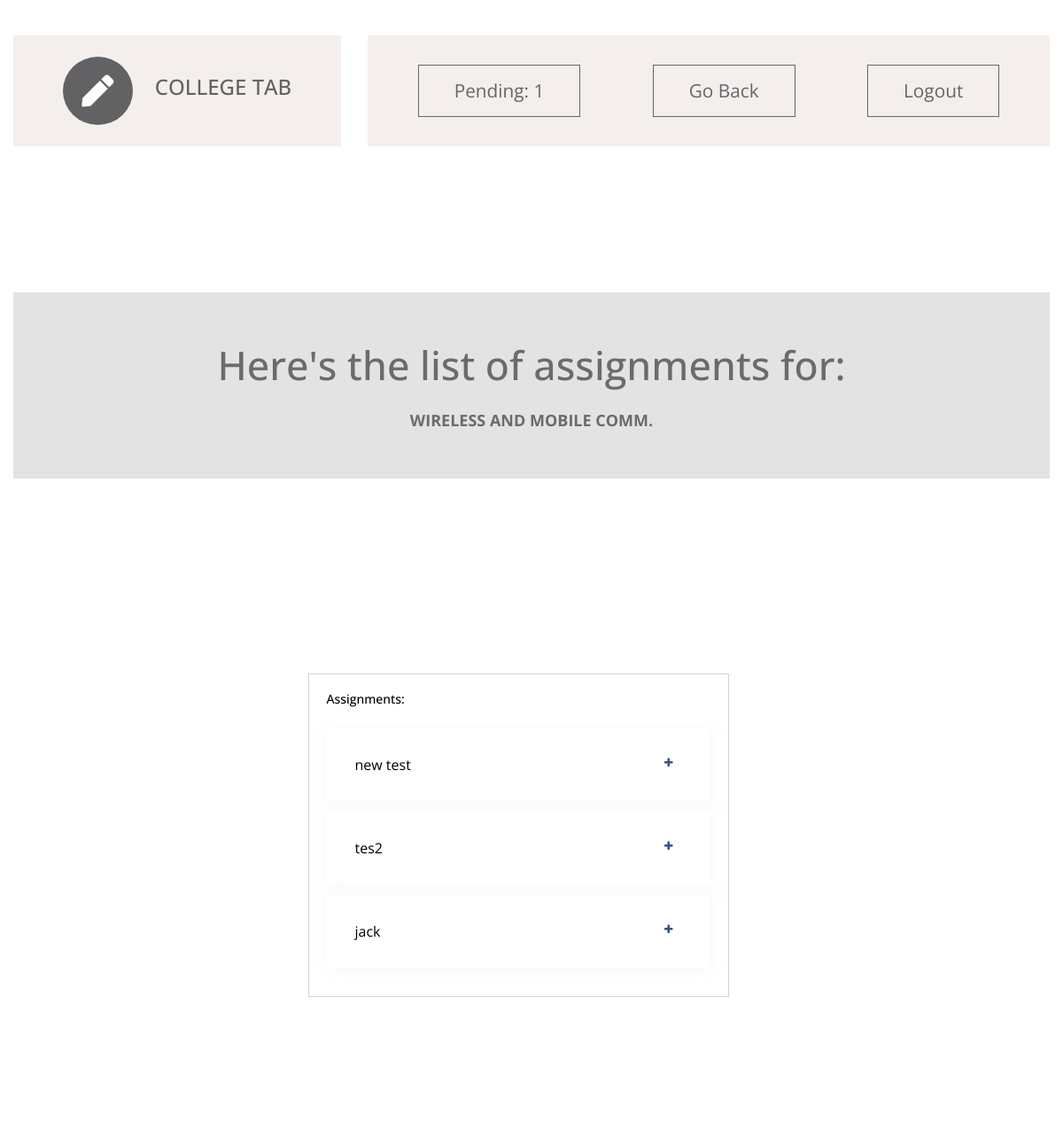
Before: /s_dashboard/s_sub_assign/0103IT181055/IT-602 (signed in) with the older database file.
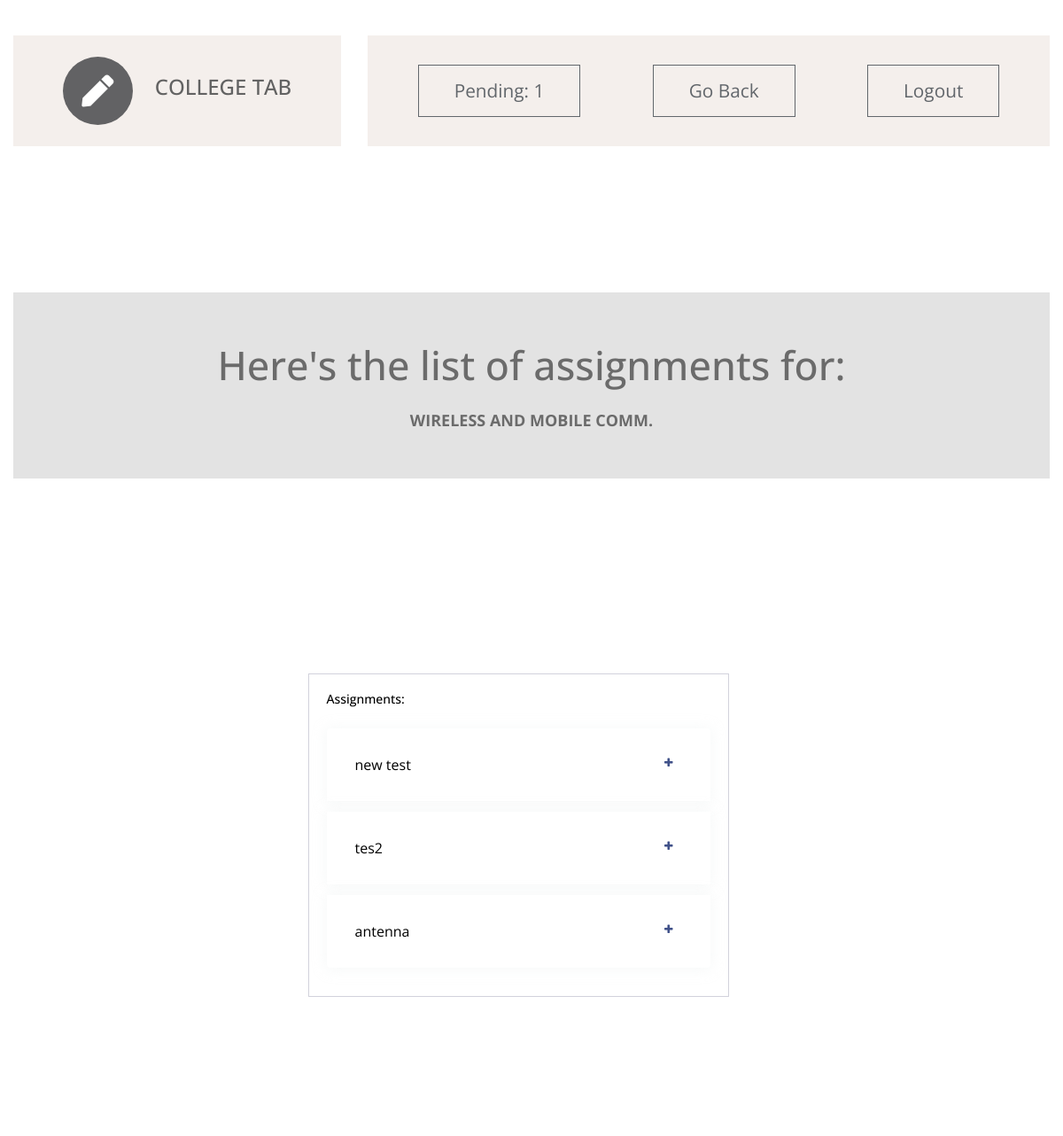
After: the same page with the newer database file.
### ctapp/models.py (models this page shows, shortened)
class subject(models.Model):
    subject_code = models.CharField(max_length = 8,primary_key = True)
    name = models.CharField(max_length = 30)
    branch = models.CharField(max_length=20, choices=BRANCH_CHOICES, default='IT')
    sem = models.CharField(max_length = 20,choices = SEMESTER_CHOICES,default = '6')

class assignment(models.Model):
    c_id  = models.ForeignKey(Class,on_delete=models.CASCADE)       #class id
    s_id = models.ForeignKey(subject,on_delete=models.CASCADE)  #subject id
    t_id = models.ForeignKey(teacher,on_delete=models.CASCADE)  #teacher id
    topic = models.CharField(max_length=50)
    last_date = models.DateField()
    assignfile = models.FileField(upload_to=get_directory_for_assignment_details,default="p.pdf")

### ctapp/views.py (the view)
# urls.py: path('s_sub_assign/<str:id>/<str:sub_id>', views.student_subject_assign, name='s_subject_assignment_list'),
@login_required(login_url='s_login/')
def student_subject_assign(request,id,sub_id):           # to list assignements given subject and class
    template = loader.get_template('student_dashboard_subject_assignments.html')
    current_student = student.objects.get(enrollment_number=id)
    current_subject = subject.objects.get(subject_code=sub_id)
    assignment = get_assignments(current_student,current_subject)
    if assignment:
         context = {'student':current_student,'assignment_list':assignment,'subject':current_subject,'error':''}
    else:
        error="No teacher is assigned for this subject yet."
        context={'error':error,'student':current_student,'subject':current_subject}
    return HttpResponse(template.render(context, request))

### ctapp/views.py (called while the page is built)
def get_assignments(student,subject):
    sem = student.sem
    sec = student.sec
    try:
        curr_class = Class.objects.filter(sem=sem).get(sec=sec)
        curr_teacher = teacher_assign.objects.filter(c_id=curr_class).get(s_id=subject)
        return assignment.objects.filter(c_id=curr_class).filter(s_id=subject)
    except assignment.DoesNotExist:
        return 'No assignments'.list()
    except teacher_assign.DoesNotExist:
        return False

### ctapp/templates/student_dashboard_subject_assignments.html (shortened to what this page needs)
<!DOCTYPE html>
<html lang="en">
{% load static %}
  <head>
    <link rel="stylesheet" href="{% static 'css/all.min.css' %}" />
    <link rel="stylesheet" href="{% static 'css/bootstrap.min.css' %}" />
    <link rel="stylesheet" href="{% static 'css/templatemo-style.css' %}" />
    <link rel="stylesheet" href='https://cdnjs.cloudflare.com/ajax/libs/font-awesome/4.0.3/css/font-awesome.css' />
  </head>
  <body id="assignmentPage">
    <div class="parallax-window" data-parallax="scroll" data-image-src="{% static 'img/std_assignments.jpg' %}">
      <div class="container-fluid">
        <div class="row tm-brand-row">
          <div class="col-lg-4 col-11">
            <div class="tm-brand-container tm-bg-white-transparent">
              <i class="fas fa-2x fa-pen tm-brand-icon"></i>
              <div class="tm-brand-texts">
                <h1 class="text-uppercase tm-brand-name">College Tab</h1>
              </div>
            </div>
          </div>
          <div class="col-lg-8 col-1">
            <div class="tm-nav">
              <nav
                class="navbar navbar-expand-lg navbar-light tm-bg-white-transparent tm-navbar">
                <div class="collapse navbar-collapse" id="navbarNav">
                  <ul class="navbar-nav">
                    <li class="nav-item">
                      <a href="#assignments" class="btn btn-outline-dark">Pending: 1</a>
                    </li>
                    <li class="nav-item">
                      <a href="{% url 'student:s_db' student.enrollment_number %}" class="btn btn-outline-dark">Go Back</a>
                    </li>
                    <li class="nav-item">
                      <a class="btn btn-outline-dark" href="{% url 's_logout' %}">Logout</a>
                    </li>
                  </ul>
                </div>
              </nav>
            </div>
          </div>
        </div>
        <section class="row" id="tmServices">
            <div class="col-12">
               <div class="parallax-window tm-services-parallax-header tm-testimonials-parallax-header"
                    data-parallax="scroll"
                    data-z-index="101"
                    data-image-src="{% static 'img/colors.jpg' %}">
                    <div class="text-center tm-services-header tm-testimonials-header" style="background-color:#E3E3E3";>
                       <h2 class="tm-services-page-title tm-testimonials-page-title">Here's the list of assignments for:</h2>
                       <p class="tm-services-description mb-0">
                           <b>{{subject.name}}  </b>
                       </p>
                   </div>
               </div>
            </div>
            <div class="page-content page-container" id="page-content">
              <div class="padding">
                  <div class="row container d-flex justify-content-center">
                      <div class="col-lg-6 grid-margin stretch-card">
                          <div class="card">
                              <div class="card-body">
                                  <h4 class="card-title">Assignments:</h4>
                                  <div class="mt-4">
                                      <div class="accordion" id="accordion" role="tablist">
                                        {% for a in assignment_list %}
                                          <div class="card">
                                              <div class="card-header" role="tab" id="heading-1">
                                                  <h6 class="mb-0"><a data-toggle="collapse" href="#open" aria-expanded="false" aria-controls="collapse-1" data-abc="true" class="collapsed">{{a.topic}}</a></h6>
                                              </div>
                                          </div>
                                          {% endfor %}
                                      </div>
                                  </div>
                              </div>
                          </div>
                      </div>
                  </div>
              </div>
          </div>
         <footer class="row">
            <p class="col-12 text-white text-center tm-copyright-text">
            </p>
          </footer>
        </div>
      </div>
    </body>
  </html>

### ctapp/static/css/templatemo-style.css (style rules this page uses)
html { scroll-behavior: smooth; }
body { font-family: "Open Sans", Arial, Helvetica, sans-serif; font-size: 18px; font-weight: 400; color: #6b6b6b; overflow-x: hidden; }
a, button { transition: all 0.3s ease; }
.container-fluid { max-width: 1310px; }
.parallax-window { min-height: 1100px; background: transparent; }
.tm-bg-white-transparent { background-color: rgba(255, 255, 255, 0.8); }
.tm-brand-row { align-items: center; padding-top: 40px; padding-bottom: 28px; }
.tm-brand-container { max-width: 500px; height: 125px; display: flex; align-items: center; justify-content: center; }
.tm-brand-icon { width: 79px; height: 77px; display: flex; align-items: center; justify-content: center; background-color: #333436; color: white; border-radius: 50%; margin-right: 25px; }
.tm-brand-name { font-size: 1.5rem; color: #333333; }
.tm-navbar { max-width: 840px;min-height: 125px;justify-content:; }
.tm-navbar .navbar-nav { width: 100%; display: flex; align-items: center; justify-content: space-around; }
.nav-item { position: relative; }
.btn { border-radius: 0; padding: 13px 40px; font-size: 1.3rem; }
p { line-height: 1.7; }
.tm-copyright-text { font-size: 1rem; padding-top: 50px; padding-bottom: 45px; }
.tm-bg-white-transparent { background-color: #F2EBE7;; opacity: 0.77; color: #F4F3F2; font-weight: bold; }
.text-center { align-self: center; }
.padding { padding: 5rem }
.page-content { height:500px; width:1260px; color:black; opacity: 1; }
.card { box-shadow: none; -webkit-box-shadow: none; -moz-box-shadow: none; -ms-box-shadow: none }
.card { position: relative; display: flex; flex-direction: column; min-width: 0; word-wrap: break-word; background-color: #fff; background-clip: border-box; border: 1px solid #d2d2dc; border-radius: 0 }
.card .card-title { color: #000000; margin-bottom: 0.625rem; text-transform: capitalize; font-size: 0.875rem; font-weight: 500 }
.accordion .card:first-of-type { border-bottom: 0; border-bottom-right-radius: 0; border-bottom-left-radius: 0 }
.accordion .card { margin-bottom: .75rem; box-shadow: 0px 1px 15px 1px rgba(230, 234, 236, 0.35); border-radius: .25rem; border: none }
.accordion .card .card-header { background-color: transparent; border: none; padding: 2rem }
.card-header:first-child { border-radius: calc(0.25rem - 1px) calc(0.25rem - 1px) 0 0 }
.accordion .card .card-header * { font-weight: 400; font-size: 1rem }
.mb-0, .my-0 { margin-bottom: 0 !important }
.accordion .card .card-header a { display: block; color: inherit; text-decoration: none; font-size: inherit; position: relative; -webkit-transition: color 0.5s ease; -moz-transition: color 0.5s ease; -ms-transition: color 0.5s ease; -o-transition: color 0.5s ease; transition: color 0.5s ease; padding-right: 1.5rem }
.accordion .card .card-header a[aria-expanded="false"]:before { content: "\f067" }
.accordion .card .card-header a:before { position: absolute; right: 7px; top: 0; font-size: 18px; display: block; font-family: FontAwesome; display: inline-block; padding-right: 3px; font-size: .756em; color: #405189 }
.tm-services-parallax-header { min-height: 700px; display: flex; align-items: center; margin-top: 42px; margin-bottom: 22px; }
.tm-services-header { position: relative; z-index: 102; width: 100%; padding: 85px 15px 37px 15px; }
.tm-services-page-title { font-size: 2.8rem; padding-bottom: 37px; }
.tm-testimonials-header { padding: 55px 15px 50px; }
.tm-testimonials-page-title { padding-bottom: 0; margin-bottom: 20px; }
.tm-testimonials-parallax-header { min-height: 400px; margin-bottom: 45px; }

Changed rows visible on the page:
changed assignment: topic "jack" → "antenna"
